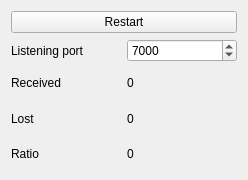
<?xml version="1.0" encoding="UTF-8"?>
<ui version="4.0">
 <class>ControllerWidget</class>
 <widget class="QWidget" name="ControllerWidget">
  <property name="geometry">
   <rect>
    <x>0</x>
    <y>0</y>
    <width>248</width>
    <height>180</height>
   </rect>
  </property>
  <property name="windowTitle">
   <string>Form</string>
  </property>
  <layout class="QVBoxLayout" name="verticalLayout">
   <item>
    <layout class="QHBoxLayout" name="horizontalLayout">
     <item>
      <widget class="QPushButton" name="mRestart">
       <property name="text">
        <string>Restart</string>
       </property>
      </widget>
     </item>
    </layout>
   </item>
   <item>
    <layout class="QHBoxLayout" name="horizontalLayout_2">
     <item>
      <widget class="QLabel" name="label">
       <property name="text">
        <string>Listening port</string>
       </property>
      </widget>
     </item>
     <item>
      <widget class="QSpinBox" name="mPort">
       <property name="maximum">
        <number>99999</number>
       </property>
       <property name="value">
        <number>7000</number>
       </property>
      </widget>
     </item>
    </layout>
   </item>
   <item>
    <layout class="QHBoxLayout" name="horizontalLayout_3">
     <item>
      <widget class="QLabel" name="label_3">
       <property name="text">
        <string>Received</string>
       </property>
      </widget>
     </item>
     <item>
      <widget class="QLabel" name="mReceived">
       <property name="text">
        <string>0</string>
       </property>
      </widget>
     </item>
    </layout>
   </item>
   <item>
    <layout class="QHBoxLayout" name="horizontalLayout_4">
     <item>
      <widget class="QLabel" name="label_5">
       <property name="text">
        <string>Lost</string>
       </property>
      </widget>
     </item>
     <item>
      <widget class="QLabel" name="mLost">
       <property name="text">
        <string>0</string>
       </property>
      </widget>
     </item>
    </layout>
   </item>
   <item>
    <layout class="QHBoxLayout" name="horizontalLayout_5">
     <item>
      <widget class="QLabel" name="label_7">
       <property name="text">
        <string>Ratio</string>
       </property>
      </widget>
     </item>
     <item>
      <widget class="QLabel" name="mRatio">
       <property name="text">
        <string>0</string>
       </property>
      </widget>
     </item>
    </layout>
   </item>
  </layout>
 </widget>
 <resources/>
 <connections/>
</ui>
